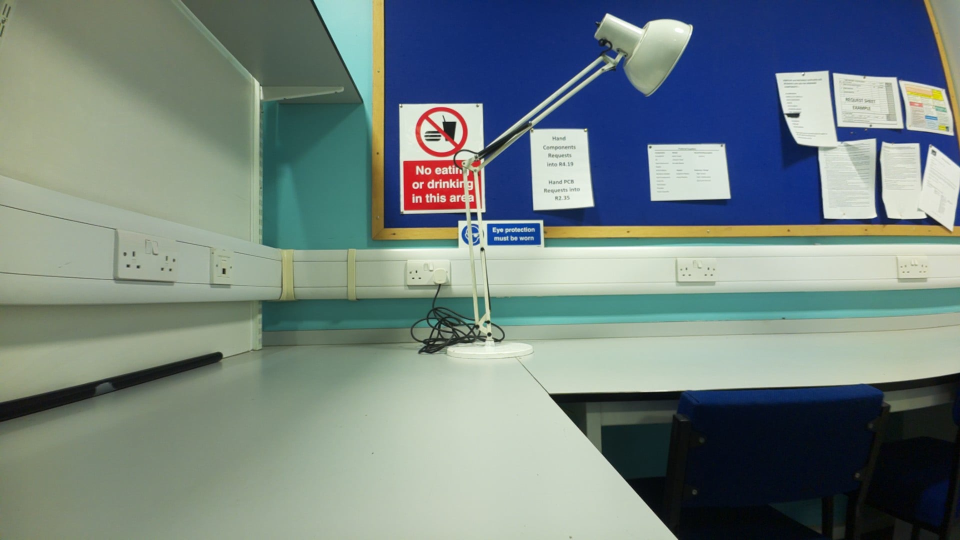
#> input picture computer-vision/panorama/IMG_2588.JPG, 1920 x 1080 px, found by its file name (shown at 1/2 size)
$ python panorama.py
#> lines starting #> are read from the running program, lines starting #| are printed output that depends on the picture; after the words box and inside, x2 and y2 are one past the last pixel; in counts of white or black regions, pixels touching at a corner belong together
### Imports ###
import cv2
import numpy as np
import matplotlib.pyplot as plt
import time
import numpy as np

### Show Images ####
def showImage(image, title='Snapshot'):
    cv2.imshow(title, image)
    cv2.waitKey(0)
    cv2.destroyAllWindows()

### Convert to Cylindrical Projection ####
def cylindricalProjection(img):

    # Simplified intrinsic matrix
    h, w = img.shape[:2]
    K = np.array([[w/2, 0, w/2],[0, w/2, h/2],[0, 0, 1]])
    map_x, map_y = np.meshgrid(np.arange(w), np.arange(h))

    theta = (map_x - w / 2) / (w / 2)
    phi = (map_y - h / 2) / (h / 2)

    x = np.sin(theta) * np.cos(phi)
    y = np.sin(phi)
    z = np.cos(theta) * np.cos(phi)

    map_x = (w / 2) * (x / z + 1)
    map_y = (h / 2) * (y / z + 1)

    cylindricalProjection = cv2.remap(img, map_x.astype(np.float32), map_y.astype(np.float32), cv2.INTER_LINEAR)

    # Crop to Smallest Rectangle
    gray = cv2.cvtColor(cylindricalProjection, cv2.COLOR_BGR2GRAY)
    _, binary = cv2.threshold(gray, 1, 255, cv2.THRESH_BINARY)
    contours, _ = cv2.findContours(binary, cv2.RETR_EXTERNAL, cv2.CHAIN_APPROX_SIMPLE)
    largest_contour = max(contours, key=cv2.contourArea)

    x, y, w, h = cv2.boundingRect(largest_contour)

    cylindricalProjection = cylindricalProjection[y:y+h, x:x+w]

    return cylindricalProjection


### Take Two Images, Return Homography Matrix ####
def calculateHomography(referenceImage, warpImage):

    # Perform SIFT
    sift = cv2.SIFT_create()
    kp1, des1 = sift.detectAndCompute(referenceImage, None)
    kp2, des2 = sift.detectAndCompute(warpImage, None)

    # Match Features
    bf = cv2.BFMatcher()
    matches = bf.knnMatch(des1, des2, k=2)

    # Find Good matches
    goodMatches = []
    threshold = 0.75
    for m, n in matches:
        if m.distance < threshold * n.distance:
            goodMatches.append(m)

    # Show Images
    if (False):
        # Show Features
        frame1withKeypoints = cv2.drawKeypoints(warpImage, kp1, None, flags=cv2.DRAW_MATCHES_FLAGS_DRAW_RICH_KEYPOINTS)
        showImage(frame1withKeypoints, 'Frame 1')
        frame2withKeypoints = cv2.drawKeypoints(referenceImage, kp2, None, flags=cv2.DRAW_MATCHES_FLAGS_DRAW_RICH_KEYPOINTS)
        showImage(frame2withKeypoints, 'Frame 2')

        # Show Descriptors
        sampleDescriptors = des1[:1]
        for i, descriptor in enumerate(sampleDescriptors, start=1):
            plt.plot(descriptor, label=f"Descriptor {i}")
        plt.show()

        # Show Matches
        matchedImage = cv2.drawMatchesKnn(referenceImage, kp1, warpImage, kp2, matches, None, flags=cv2.DrawMatchesFlags_NOT_DRAW_SINGLE_POINTS)
        showImage(matchedImage)
        goodMatchesImage = cv2.drawMatches(referenceImage, kp1, warpImage, kp2, goodMatches, None, flags=cv2.DrawMatchesFlags_NOT_DRAW_SINGLE_POINTS, matchesThickness=1)
        showImage(goodMatchesImage)

    if len(goodMatches) > 4: # Ensure there are  enough matches for homography

        src_pts = np.float32([kp1[m.queryIdx].pt for m in goodMatches]).reshape(-1, 1, 2)
        dst_pts = np.float32([kp2[m.trainIdx].pt for m in goodMatches]).reshape(-1, 1, 2)
        H, mask = cv2.findHomography(dst_pts, src_pts, cv2.RANSAC, 5.0)
        return H
    else:
        print("Not enough matches found to compute homography.")

### Apply Homography ###
def applyHomography(referenceImage, warpImage, H):

    result = cv2.warpPerspective(warpImage, H, (referenceImage.shape[1] + warpImage.shape[1], referenceImage.shape[0]))
    result[0:referenceImage.shape[0], 0:referenceImage.shape[1]] = referenceImage

    return result

### Dewarp Image ####
def dewarpImage(image):
    height, width = image.shape[:2]
    for x in range(width):
        for y in range(height):
            pixel = list(image[y, x])

            # Find first non black pixel
            if pixel != [0, 0, 0]:
                image[y:y+5, x] = [0, 255, 0]
                start = y
                break

        for y in range(height-1, 0, -1):
            pixel = list(image[y, x])

            # Find last non black pixel
            if pixel != [0, 0, 0]:
                image[y:y+5, x] = [0, 255, 0]
                end = y
                break  # Move to the next column after marking the first non-black pixel

        # Strect pixels
        sourcePixels = image[start:end, x, :]

        # Stretch the extracted range to the target height
        stretchedPixels = cv2.resize(sourcePixels[:, np.newaxis],(1, height), interpolation=cv2.INTER_LINEAR).squeeze()  # Remove the singleton dimension

        # Assign stretched pixels to the new image
        image[:, x, :] = stretchedPixels

    return image

### Main Function - this will be called from UI ####
def getPanorama(leftImage, rightImage):
    showImage(leftImage, 'Left Image')
    showImage(rightImage, 'Right Image')

    leftImage = cylindricalProjection(leftImage)
    rightImage = cylindricalProjection(rightImage)


    H = calculateHomography(leftImage, rightImage)
    panorama = applyHomography(leftImage, rightImage, H)
    showImage(panorama)

    panoramaDewarped = dewarpImage(panorama)
    showImage(panoramaDewarped)


### Testing ###
leftImage = cv2.imread('./computer-vision/panorama/IMG_2588.JPG')
#> leftImage is the input picture: shape (1080, 1920, 3); mean B, G, R 128.4, 130.8, 115.6
rightImage = cv2.imread('./computer-vision/panorama/IMG_2589.JPG')
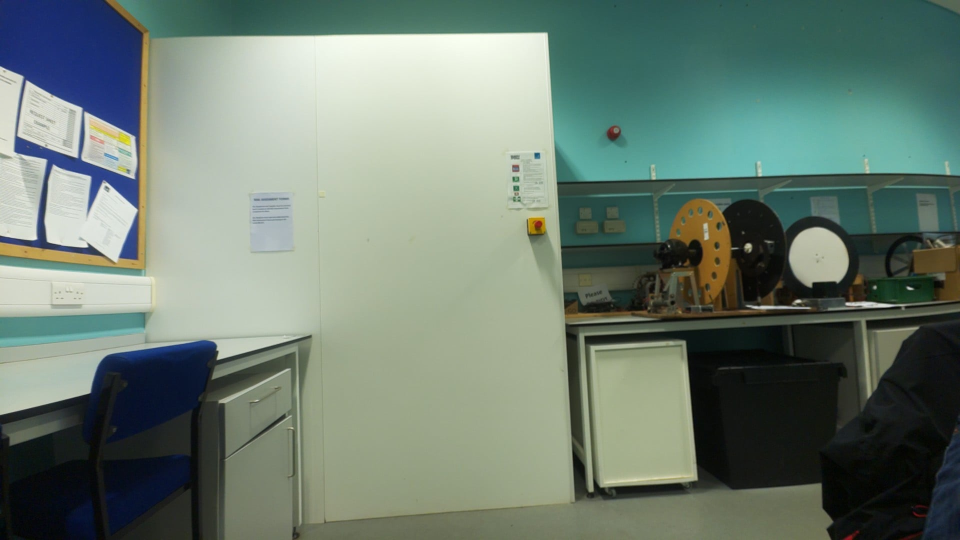
#> input picture computer-vision/panorama/IMG_2589.JPG, 1920 x 1080 px, found by its file name (shown at 1/2 size)
#> rightImage is the input picture: shape (1080, 1920, 3); mean B, G, R 114.3, 126, 109.7
getPanorama(leftImage, rightImage)
#> in cylindricalProjection, `x = np.sin(theta) * np.cos(phi)`:
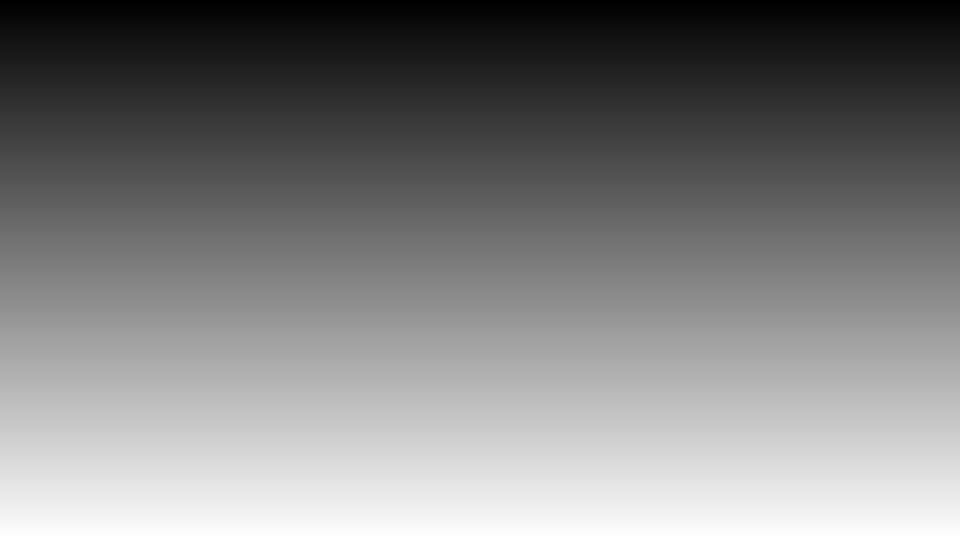
#> phi: shape (1080, 1920) float64 (shown at 1/2 size); min -1, max 0.998, mean -0.000926; drawn with min black and max white
#> in cylindricalProjection, `_, binary = cv2.threshold(gray, 1, 255, cv2.THRESH_BINARY)`:
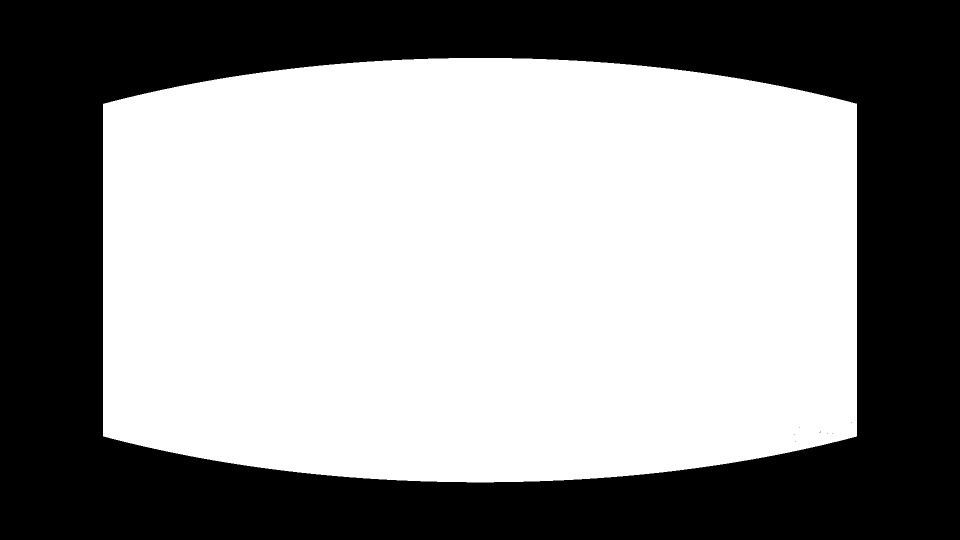
#> binary: shape (1080, 1920) (shown at 1/2 size); 57.4% white; 9 black regions (8 under 20 px)
#> in cylindricalProjection, `contours, _ = cv2.findContours(binary, cv2.RETR_EXTERNAL, cv2.CHAIN_AP..`: contours = 1 contour; box (x1, y1, x2, y2) and area: (206, 116, 1714, 965) 1188792
#> in cylindricalProjection, `largest_contour = max(contours, key=cv2.contourArea)`: largest_contour = contour of 737 points, box (x1, y1, x2, y2) (206, 116, 1714, 965), area 1188792
#> in cylindricalProjection, `x, y, w, h = cv2.boundingRect(largest_contour)`: x = 206; y = 116; w = 1508; h = 849
#> in cylindricalProjection (call 2), `gray = cv2.cvtColor(cylindricalProjection, cv2.COLOR_BGR2GRAY)`:
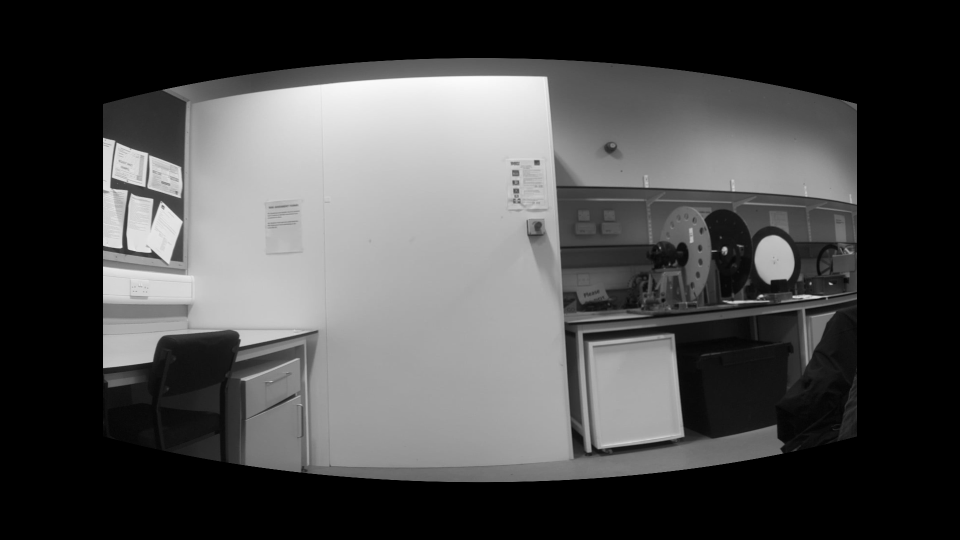
#> gray: shape (1080, 1920) (shown at 1/2 size); min 0, max 253, mean 74.2
#> in cylindricalProjection (call 2), `_, binary = cv2.threshold(gray, 1, 255, cv2.THRESH_BINARY)`: binary: shape (1080, 1920); 57.4% white; 2 black regions (1 under 20 px)
#> in cylindricalProjection (call 2), `contours, _ = cv2.findContours(binary, cv2.RETR_EXTERNAL, cv2.CHAIN_AP..`: contours = 1 contour; box (x1, y1, x2, y2) and area: (206, 116, 1714, 965) 1188814
#> in cylindricalProjection (call 2), `largest_contour = max(contours, key=cv2.contourArea)`: largest_contour = contour of 737 points, box (x1, y1, x2, y2) (206, 116, 1714, 965), area 1188814
#> in cylindricalProjection (call 2), `x, y, w, h = cv2.boundingRect(largest_contour)`: w = 1508; h = 849
#> in cylindricalProjection (call 2), `cylindricalProjection = cylindricalProjection[y:y+h, x:x+w]`:
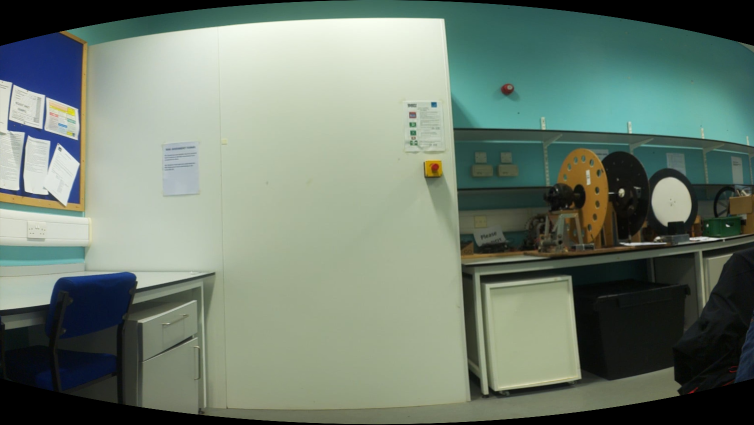
#> cylindricalProjection: shape (849, 1508, 3) (shown at 1/2 size); mean B, G, R 112.5, 126.1, 111.6
#> in calculateHomography, `kp1, des1 = sift.detectAndCompute(referenceImage, None)`: kp1 = 1529 keypoints; strongest (x, y, size): (758, 382, 5.1), (742, 317, 9.4), (692, 166, 16.4), (915, 233, 82.5)
#> in calculateHomography, `kp2, des2 = sift.detectAndCompute(warpImage, None)`: kp2 = 717 keypoints; strongest (x, y, size): (1342, 401, 52.2), (1243, 383, 8.1), (1405, 478, 7.8), (26, 252, 15)
#> in calculateHomography, `matches = bf.knnMatch(des1, des2, k=2)`: matches = 1529 matches
#> after the loop in calculateHomography, `for m, n in matches:`: goodMatches = 88 matches
#> in calculateHomography, `src_pts = np.float32([kp1[m.queryIdx].pt for m in goodMatches]).reshap..`: src_pts = 88 rows, first 8: [110.3, 601.3], [137.3, 399.1], [148.5, 398], [157.3, 397.8], [198.5, 423], [259.9, 450.3], [279.2, 426.4], [318.4, 565.4]
#> in calculateHomography, `dst_pts = np.float32([kp2[m.trainIdx].pt for m in goodMatches]).reshap..`: dst_pts = 88 rows, first 8: [1015.3, 786.1], [1180.1, 503.1], [824.2, 218.8], [821.4, 203.6], [824.2, 218.8], [1167.4, 416.8], [821.4, 203.6], [375, 673.5]
#> in calculateHomography, `H, mask = cv2.findHomography(dst_pts, src_pts, cv2.RANSAC, 5.0)`: H = [[1.25, -0.0265, 1339.2], [0.0189, 0.929, -20.49], [0.00025, -0.000101, 1]]; mask = 88 values, max 1 at index 50, min 0 at index 0, mean 0.352
#> in applyHomography, `result = cv2.warpPerspective(warpImage, H, (referenceImage.shape[1] + ..`:
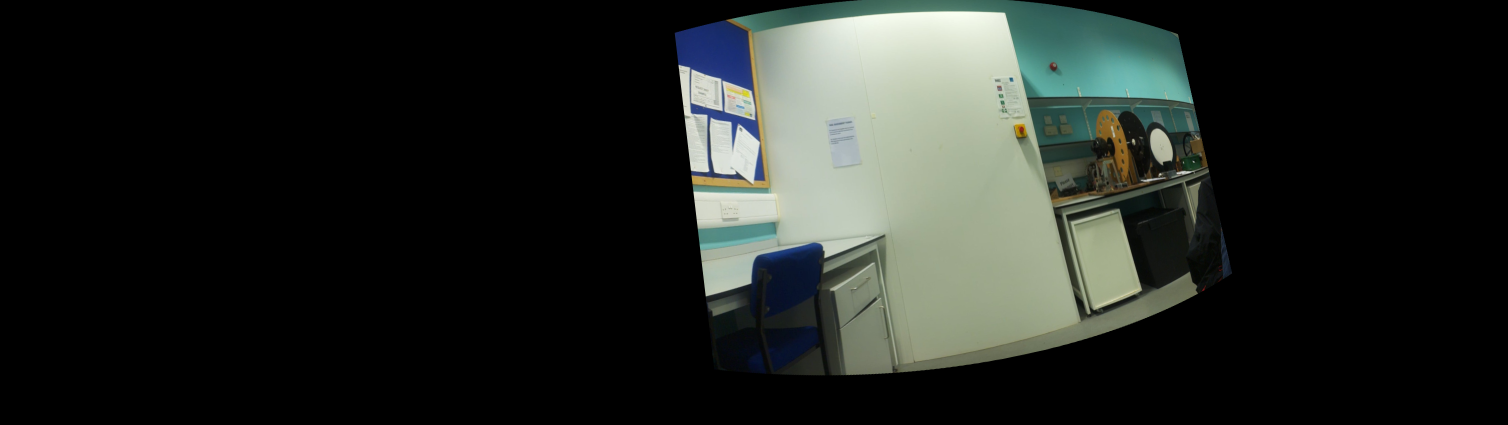
#> result: shape (849, 3016, 3) (shown at 1/2 size); mean B, G, R 34.6, 38.4, 34.6
#> after the loop in dewarpImage, `for x in range(width):`:
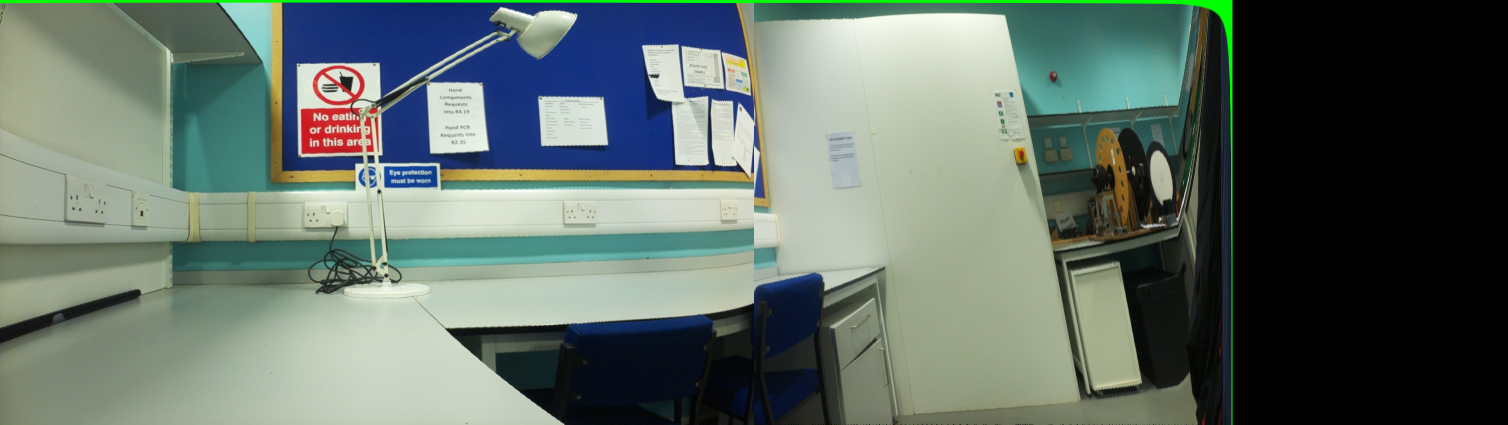
#> image: shape (849, 3016, 3) (shown at 1/2 size); mean B, G, R 102.2, 110.3, 96.2
